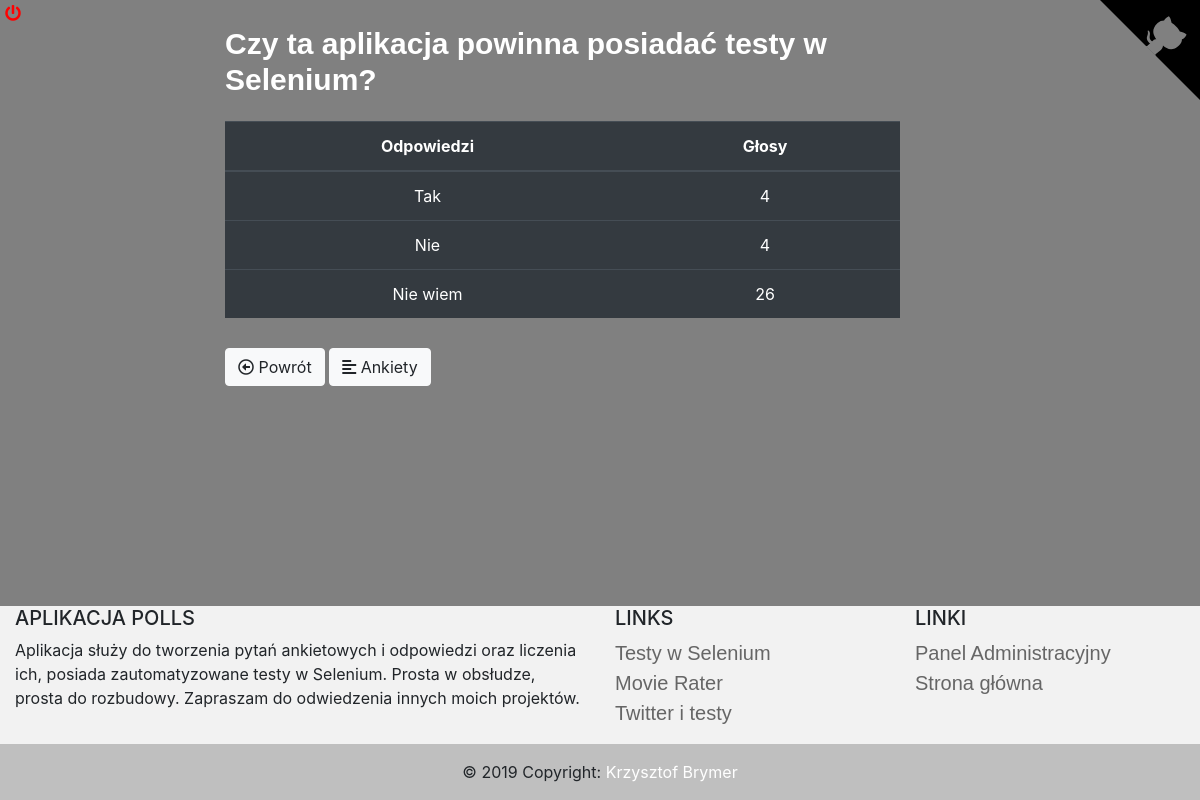
/polls/8/results/, run on an earlier commit of the app's database.
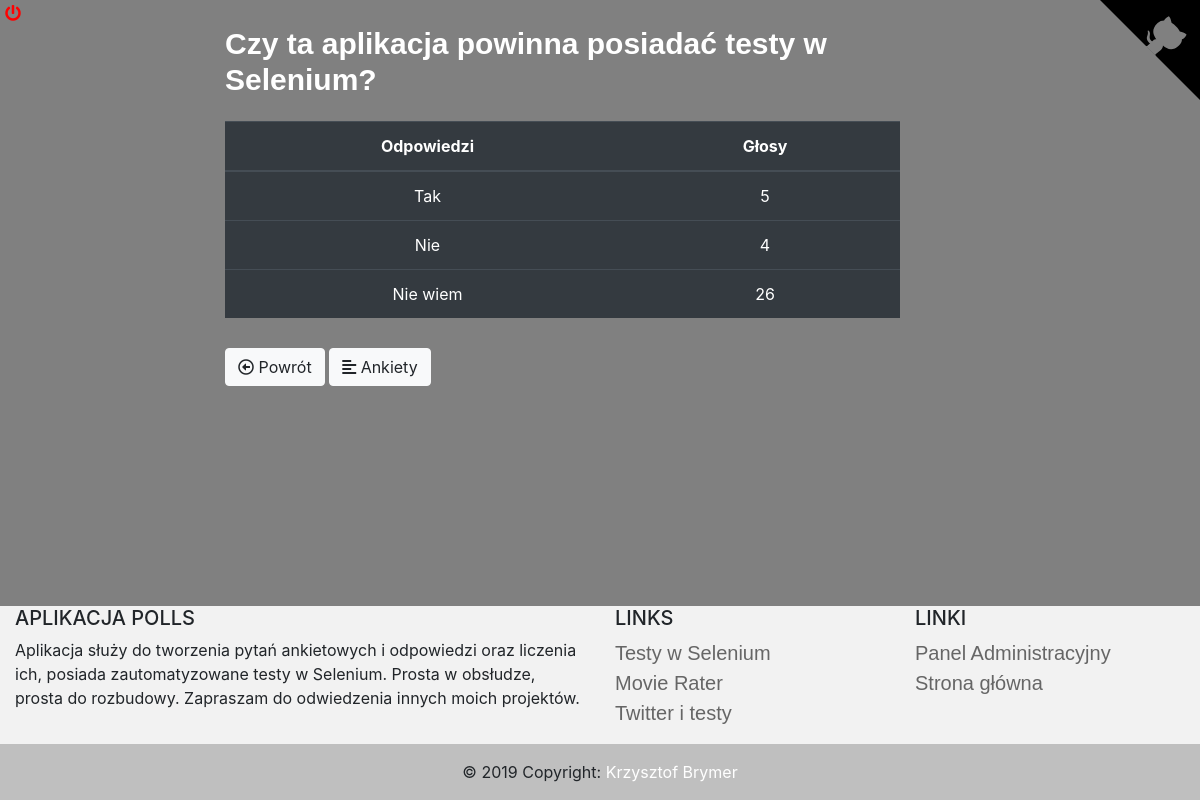
And on a later commit of the database.
### polls/models.py (models this page shows, shortened)
class Choice(models.Model):
    question = models.ForeignKey(Question, on_delete=models.CASCADE)
    choice_text = models.CharField(max_length=200)
    votes = models.IntegerField(default=0)

### polls/views.py (the view)
# urls.py: path('<int:pk>/results/', views.ResultsView.as_view(), name='results'),
class ResultsView(generic.DetailView):
    model = Question
    template_name = 'polls/results.html'

### polls/templates/polls/results.html (shortened to what this page needs)
{% extends 'polls/base.html' %}
{% block body %}
    <div class="container">
        <h2>{{ question.question_text }}</h2>
        <table class="table table-hover table-dark">
          <thead align="center">
            <tr>
              <th scope="col" style="width:60%">Odpowiedzi</th>
              <th scope="col" style="width:40%">Głosy</th>
            </tr>
          </thead>
          <tbody align="center">
            {% for choice in question.choice_set.all %}
                <tr>
                  <td>{{ choice.choice_text }}</td>
                  <td>{{ choice.votes }}</td>
                </tr>
            {% endfor %}
          </tbody>
        </table>
        <a class="btn btn-light" href="{% url 'polls:detail' question.id %}">
            <i class="far fa-arrow-alt-circle-left"></i> Powrót</a>
        <a class="btn btn-light" href="{% url 'polls:index' %}"><i class="fas fa-align-left"></i> Ankiety</a>
    </div>
{% endblock %}

What changed in the data, as far as the page shows it:
changed Choice "Tak": votes "4" → "5"
